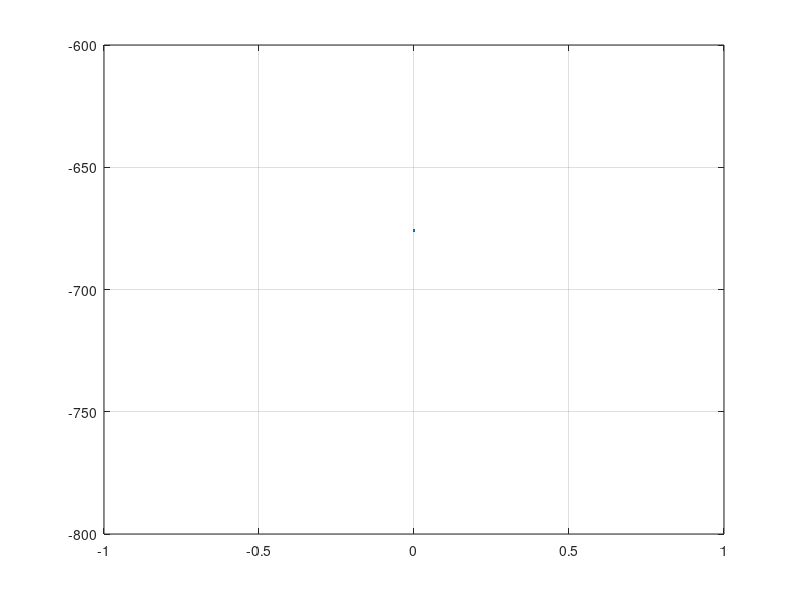

Here is the MATLAB script that generated this plot:
%
% Modelo mec
clear

S = 181.6 % mm^2 
D = 17.5 % mm
E = 7000 % kg / mm^2 
alpha = 19.3E-6
Q_R = 6395 % kg
P_c = 0.676 % kg / m
a = 250
CS = 4

peso_volumetrico_hielo = 750 % daN / m^3 
p_h = 0.18 * sqrt(D); % daN / m
S_hielo = p_h / (peso_volumetrico_hielo) * 1e6

D_h = 2 * sqrt(S_hielo/pi + (D/2)^2)

p_v_h = 50*(60/120)^2*D_h *1e-3

p_a_h_v = sqrt((P_c + p_h)^2 + p_v_h^2 )

t_1 = Q_R / CS / S

% viento
q = 50 * (120/120)^2 * D * 1e-3
p_a_v = sqrt(P_c^2 + q^2)

% t2^2 * ( t2 - k1 ) = k2

p_2 = p_a_v
p_1 = p_a_h_v

theta_1 = -15
theta_2 = 15

K = t_1 - a^2*p_1^2*E / (24*S^2*t_1^2)
k1 = K - alpha*E*(theta_2 - theta_1) 
k2 = a^2 * p_2^2 * E / (24 * S^2)

% barrido
t2 = 0:.01:0;
y = t2.^2 .* ( t2 - k1) - k2;
plot(t2, y, '.-')
grid on
% ylim([-10 10])

t2 = 5
fprintf('Iter 0 %f\n', t2);

t2 = sqrt(k2 / ( t2 - k1 ));
fprintf('Iter 1 %f\n', t2);

t2 = sqrt(k2 / ( t2 - k1 ));
fprintf('Iter 2 %f\n', t2);

t2 = sqrt(k2 / ( t2 - k1 ));
fprintf('Iter 3 %f\n', t2);

t2 = sqrt(k2 / ( t2 - k1 ));
fprintf('Iter 4 %f\n', t2);

t2 = sqrt(k2 / ( t2 - k1 ));
fprintf('Iter 5 %f\n', t2);

t2 = sqrt(k2 / ( t2 - k1 ));
fprintf('Iter 6 %.2f\n', t2);


% flecha
flecha = p_2 * a * a / (8 * S * t2)
fprintf('flecha %.2f\n', flecha);

%